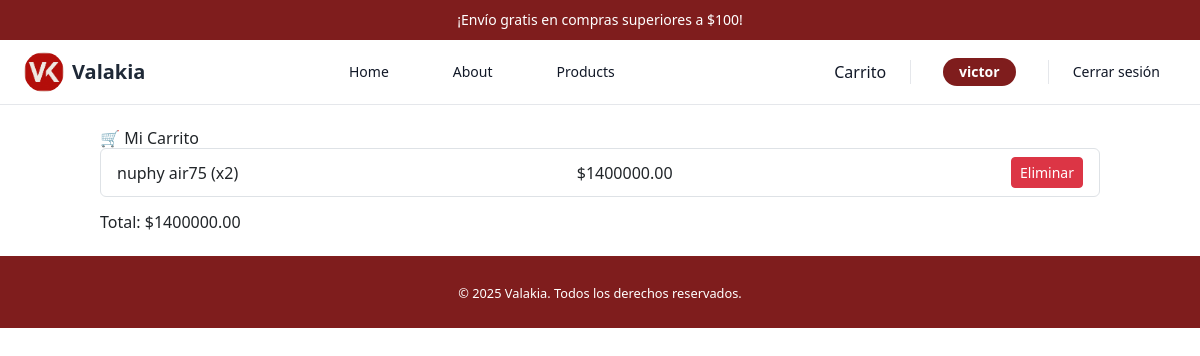
The app's page /cart/ (signed in), older data.
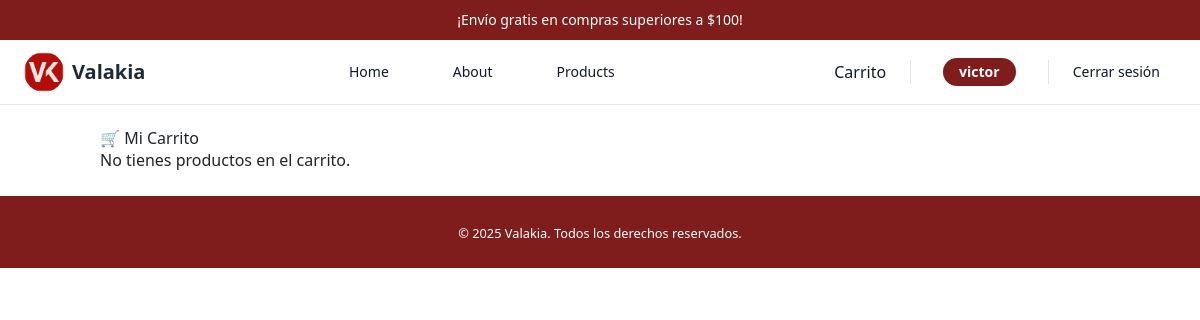
The same page, newer data.
### pages/models.py (models this page shows, shortened)
class CartItem(models.Model):
    cart = models.ForeignKey(Cart, on_delete=models.CASCADE)
    product = models.ForeignKey(Product, on_delete=models.CASCADE)
    quantity = models.PositiveIntegerField(default=1)
    def get_total(self):
        return self.product.price * self.quantity

class Product(models.Model):
    name = models.CharField(max_length=100)
    price = models.DecimalField(max_digits=10, decimal_places=2)
    image = models.ImageField(upload_to="products/", blank=True, null=True)
    descripcion = models.TextField(blank=True, verbose_name="Descripción")
    cantidad_vendidos = models.PositiveIntegerField(default=0, verbose_name="Cantidad vendidos")
    es_producto_dia = models.BooleanField(default=False, verbose_name="¿Producto del día?")

### pages/views.py (the view)
# urls.py: path("cart/", cart_view, name="cart"),
@login_required(login_url='/login/')
def cart_view(request):
    cart, created = Cart.objects.get_or_create(user=request.user)
    items = cart.cartitem_set.all()
    total = sum(item.get_total() for item in items)
    return render(request, 'pages/cart.html', {
        'cart_items': items,
        'total': total
    })

### pages/templates/pages/cart.html (shortened to what this page needs)
{% extends "pages/base.html" %}
{% block content %}
<h2>🛒 Mi Carrito</h2>
{% if cart_items %}
  <ul class="list-group">
    {% for item in cart_items %}
      <li class="list-group-item d-flex justify-content-between align-items-center">
        {{ item.product.name }} (x{{ item.quantity }})
        <span>${{ item.get_total }}</span>
        <a href="{% url 'remove_from_cart' item.product.id %}" class="btn btn-danger btn-sm">Eliminar</a>
      </li>
    {% endfor %}
  </ul>
  <h4 class="mt-3">Total: ${{ total }}</h4>
{% else %}
  <p>No tienes productos en el carrito.</p>
{% endif %}
{% endblock %}

### pages/templates/pages/base.html (shortened to what this page needs)
{% load static %}
<!doctype html>
<html lang="en">
<head>
 <script src="https://cdn.tailwindcss.com"></script>
 <link href="https://cdn.jsdelivr.net/npm/bootstrap@5.3.0-alpha1/dist/css/bootstrap.min.css" rel="stylesheet"
crossorigin="anonymous" />
 <link href="{% static 'pages/app.css' %}" rel="stylesheet" />
</head>
<body>
  <div class="bg-red-900">
    <p class="flex h-10 items-center justify-center px-4 text-sm font-medium text-white sm:px-6 lg:px-8">
      ¡Envío gratis en compras superiores a $100!
    </p>
  </div>
  <nav class="bg-white border-b border-gray-200">
    <div class="max-w-7xl mx-auto px-4 sm:px-6 lg:px-8">
      <div class="flex justify-between h-16 items-center">
        <div class="flex-shrink-0 flex items-center">
          <a href="{% url 'home' %}" class="flex items-center">
            <img class="h-10 w-10 rounded-full mr-2" src="{% static 'pages/img/valakia.jpeg' %}" alt="Logo Valakia">
            <span class="font-bold text-xl text-gray-800">Valakia</span>
          </a>
        </div>
        <div class="hidden lg:flex space-x-8">
          <a href="{% url 'home' %}" class="text-gray-900 hover:text-red-900 px-3 py-2 rounded-md text-sm font-medium {% if request.resolver_match.url_name == 'home' %}border-b-2 border-red-900{% endif %}">Home</a>
          <a href="{% url 'about' %}" class="text-gray-900 hover:text-red-900 px-3 py-2 rounded-md text-sm font-medium {% if request.resolver_match.url_name == 'about' %}border-b-2 border-red-900{% endif %}">About</a>
          <a href="{% url 'products' %}" class="text-gray-900 hover:text-red-900 px-3 py-2 rounded-md text-sm font-medium {% if request.resolver_match.url_name == 'products' %}border-b-2 border-red-900{% endif %}">Products</a>
        </div>
        <div class="hidden lg:flex items-center space-x-6">
          {% if user.is_authenticated %}
            <a href="{% url 'cart' %}" class="block px-3 py-2 rounded-md text-base font-medium text-gray-900 hover:text-red-900">
              Carrito
            </a>
            <span class="ml-2 px-3 py-1 rounded-full bg-red-900 text-white text-sm font-semibold">{{ user.username }}</span>
            <form action="{% url 'logout' %}" method="post" class="flex items-center ml-2">
              <button type="submit" class="text-gray-900 hover:text-red-600 px-3 py-2 rounded-md text-sm font-medium">Cerrar sesión</button>
            </form>
          {% endif %}
        </div>
      </div>
    </div>
  </nav>
  <main class="flex-1">
    <div class="container my-4">
      {% block content %}
      {% endblock %}
    </div>
  </main>
  {% block footer %}
  <footer class="bg-red-900 text-white py-4 mt-auto">
    <div class="container mx-auto text-center">
      <small>&copy; {{ year|default:"2025" }} Valakia. Todos los derechos reservados.</small>
    </div>
  </footer>
  {% endblock %}
</body>
</html>

### pages/static/pages/app.css (style rules this page uses)
nav { font-weight: 700; }

Row changes from the older to the newer data that the page shows:
removed CartItem: product.name "nuphy air75", quantity "2", get_total "1400000.00"
Text that changed along with them:
{{ total }}: "1400000.00" → (not shown)
text no longer shown: "Total: $"
text now shown: "No tienes productos en el carrito."
